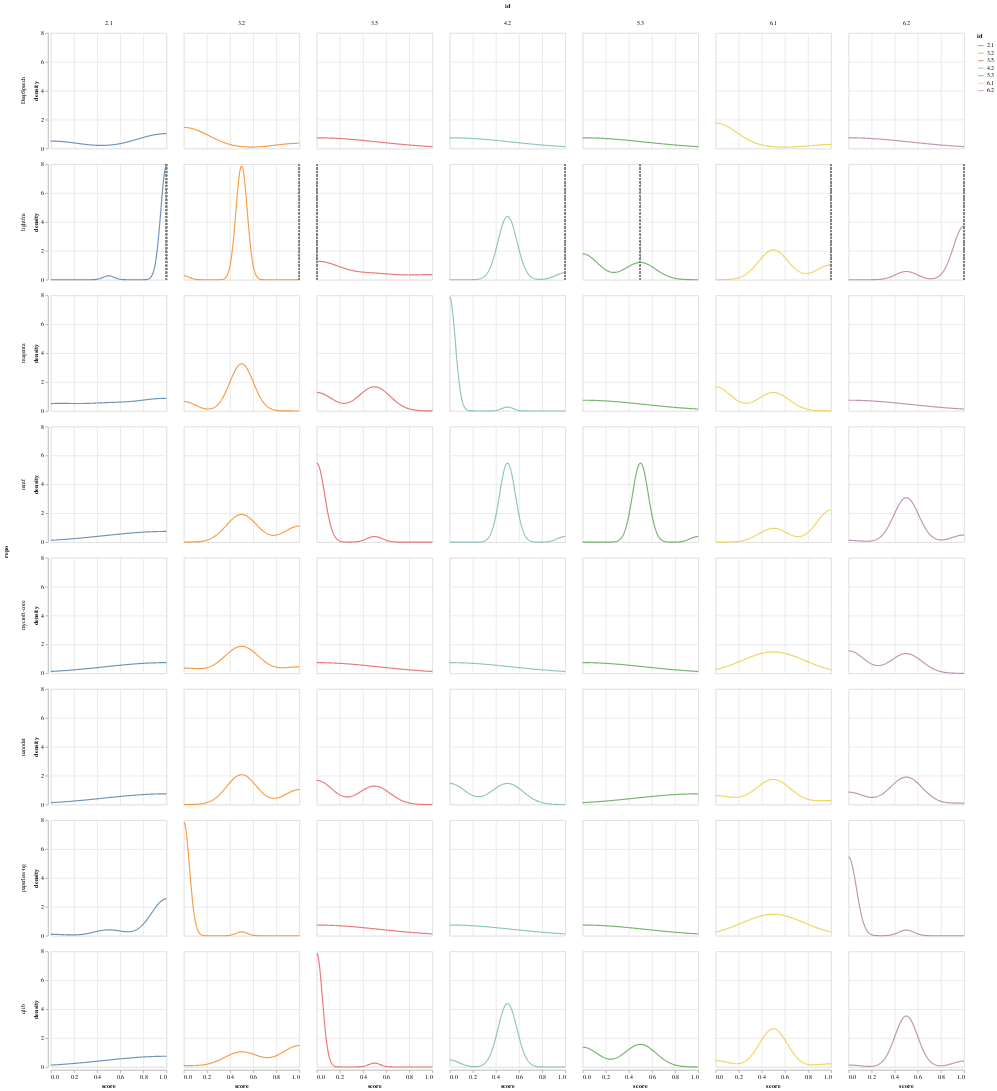

The cell this chart's notebook holds for it:
### Code cell
lightfm_gt = pd.DataFrame([
    {'repo': 'lightfm', 'id': '2.1', 'score': 1},
    {'repo': 'lightfm', 'id': '3.2', 'score': 1},
    {'repo': 'lightfm', 'id': '3.5', 'score': 0},
    {'repo': 'lightfm', 'id': '4.2', 'score': 1},
    {'repo': 'lightfm', 'id': '5.3', 'score': 0.5},
    {'repo': 'lightfm', 'id': '6.1', 'score': 1},
    {'repo': 'lightfm', 'id': '6.2', 'score': 1},
])
charts = generate_density_plot(df_repo_run_long, df_ground_truth=lightfm_gt)
charts

### Figure 1 — Vega-Lite specification as saved in the notebook (floating-point values rounded to 4 significant figures; data arrays with more than 128 entries replaced by an {"elided": "..."} marker saying what was removed)
{"config": {"view": {"continuousWidth": 300, "continuousHeight": 300}}, "data": {"name": "data-4d1b9ccbefcbebc6e5e0bf27fac39655"}, "facet": {"column": {"field": "id", "type": "nominal"}, "row": {"field": "repo", "type": "nominal"}}, "spec": {"layer": [{"layer": [{"mark": {"type": "line"}, "encoding": {"color": {"field": "id", "type": "nominal"}, "opacity": {"value": 0.8}, "x": {"field": "score", "type": "quantitative"}, "y": {"field": "density", "stack": false, "type": "quantitative"}}, "transform": [{"density": "eval_score", "extent": [0, 1], "groupby": ["repo", "id"], "as": ["score", "density"]}]}, {"mark": {"type": "rule", "strokeDash": [3]}, "encoding": {"color": {"value": "grey"}, "size": {"value": 2}, "x": {"field": "score", "stack": false, "type": "quantitative"}}}]}], "height": 200, "width": 200}, "$schema": "https://vega.github.io/schema/vega-lite/v5.17.0.json", "datasets": {"data-4d1b9ccbefcbebc6e5e0bf27fac39655": {"elided": "1680 records"}}}
